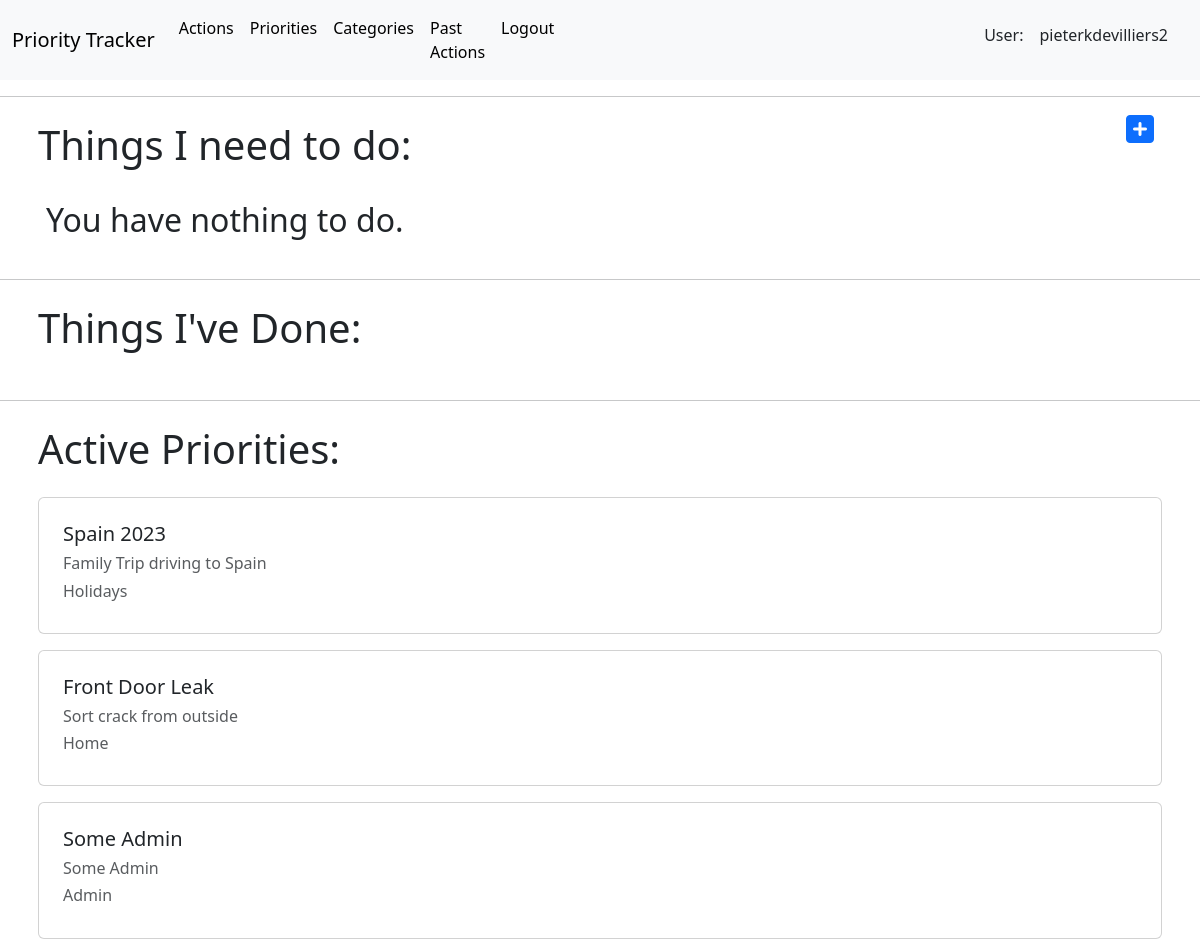
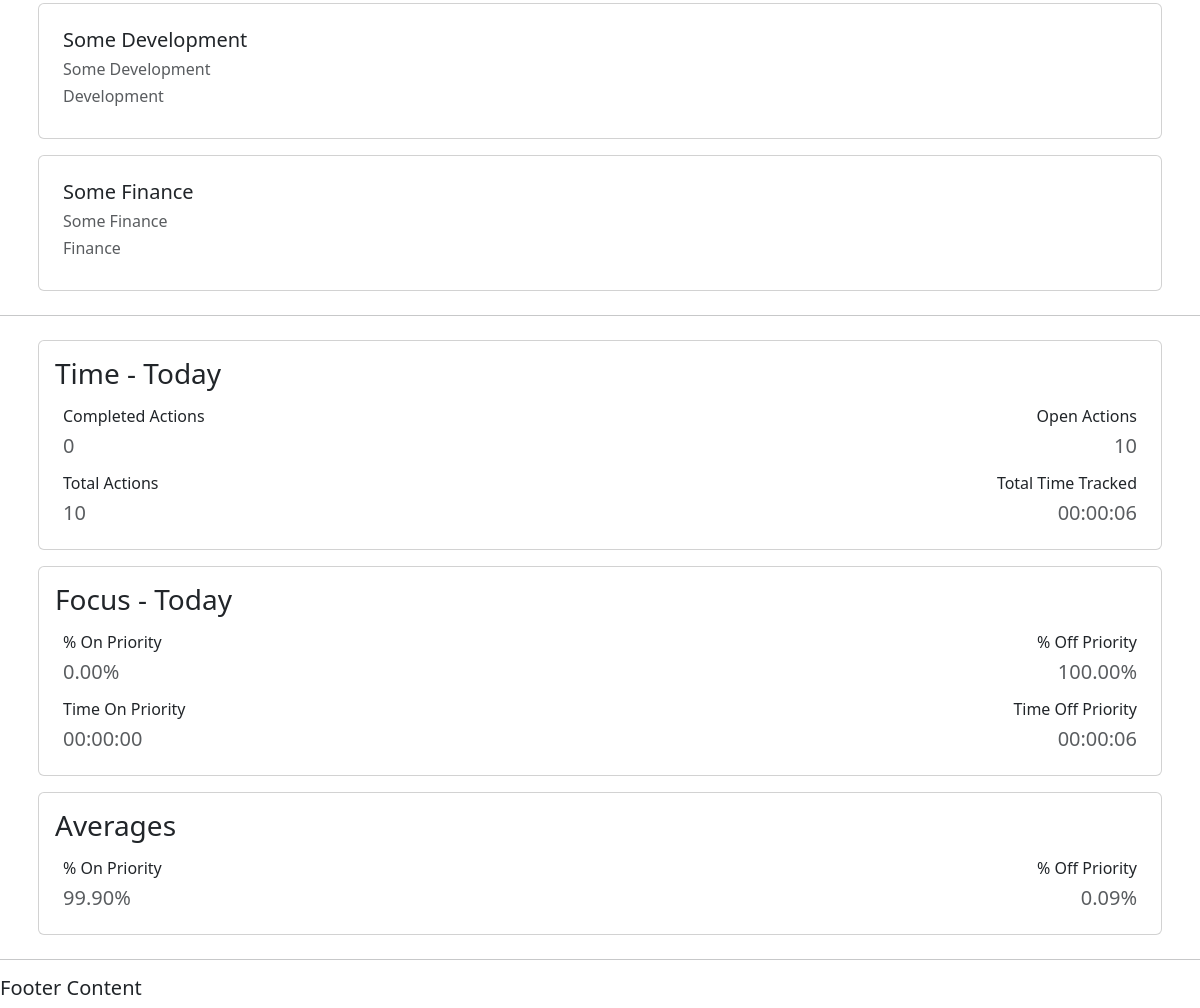
Page /actions/ (signed in) on the earlier database version (2 pictures, top to bottom).
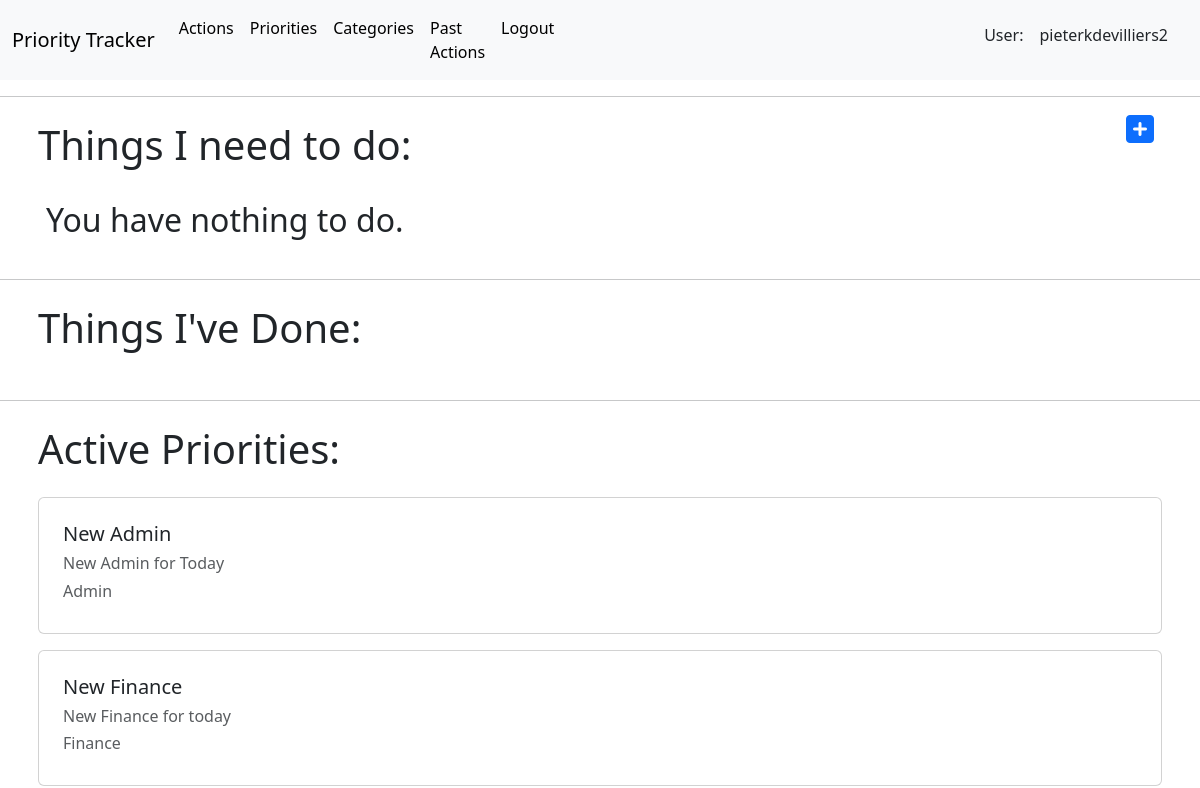
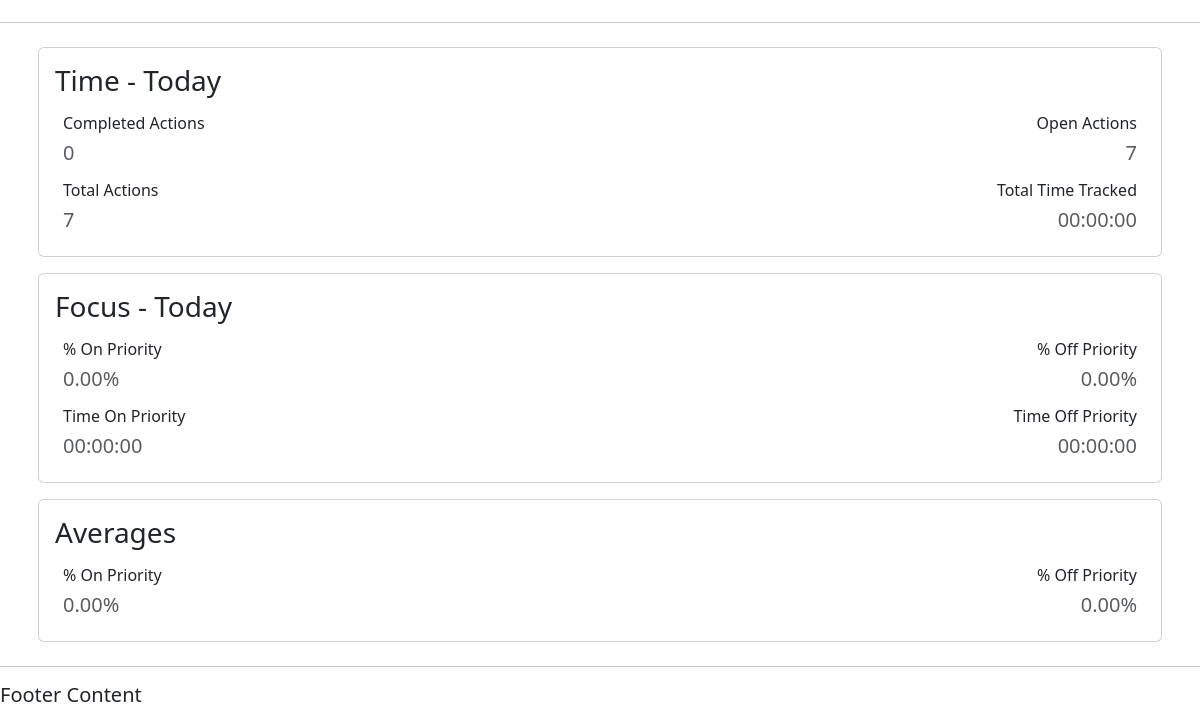
Same page on the later database version (2 pictures, top to bottom).
### actions/models.py (models this page shows, shortened)
class User(AbstractUser):
    email = models.EmailField(unique=True)

class Priority(models.Model):
    title = models.CharField(max_length=50, null=False, blank=False)
    description = models.CharField(max_length=150)
    activeStatus = models.BooleanField(null=False, blank=False, default=True)
    category = models.ForeignKey(
        Category, on_delete=models.CASCADE, null=True, blank=True)
    user = models.ForeignKey(
        settings.AUTH_USER_MODEL, on_delete=models.CASCADE, related_name="priorities", null=True)

class Category(models.Model):
    title = models.CharField(max_length=50, null=False, blank=False)
    description = models.CharField(max_length=150)
    user = models.ForeignKey(
        settings.AUTH_USER_MODEL, on_delete=models.CASCADE, related_name="categories", null=True)
    def __str__(self):
        return str(self.title)

### actions/views.py (the view, shortened to what this page needs)
# urls.py: path('actions/', views.get_action_list, name='get_action_list'),
@login_required(login_url='login')
def get_action_list(request):
    query = date.today()
    completed_actions_count = completed_actions(query)
    open_actions_count = open_actions(query)
    total_actions_count = total_actions(query)
    if total_actions_count > 0:
        total_action_time = tracked_time(query)
        total_seconds = int(tracked_seconds(total_action_time))
        converted_tracked_time = tracked_today(total_seconds)
        on_priority_count = on_priority_actions(query)
        off_priority_count = off_priority_actions(query)
        on_priority_time = on_priority_tracked_time(query)
        off_priority_time = off_priority_tracked_time(query)
        on_priority_seconds = int(tracked_seconds(on_priority_time))
        off_priority_seconds = int(tracked_seconds(off_priority_time))
        converted_on_priority_time = tracked_today(on_priority_seconds)
        converted_off_priority_time = tracked_today(off_priority_seconds)
        on_priority_perc = on_priority_calc(total_seconds, on_priority_seconds)
        off_priority_perc = off_priority_calc(
            total_seconds, off_priority_seconds)
    all_time_tracked = tracked_time_all(query)
    all_time_seconds = int(tracked_seconds(all_time_tracked))
    all_time_on_priority_tracked = on_priority_tracked_all_time(query)
    all_time_off_priority_tracked = off_priority_tracked_all_time(query)
    all_time_on_priority_seconds = int(
            tracked_seconds(all_time_on_priority_tracked))
    all_time_off_priority_seconds = int(
            tracked_seconds(all_time_off_priority_tracked))
    on_priority_perc_all_time = on_priority_calc(
            all_time_seconds, all_time_on_priority_seconds)
    off_priority_perc_all_time = off_priority_calc(
            all_time_seconds, all_time_off_priority_seconds)
    current_user = request.user
    user_id = current_user.id
    username = current_user.username
    actions = Action.objects.all()
    filtered_actions = Action.objects.filter(action_date=query, user=current_user)
    priorities = Priority.objects.all()
    context = {
        "username": username,
        "user_id": user_id,
        "filtered_actions": filtered_actions,
        "priorities": priorities,
        "completed_actions_count": completed_actions_count,
        "open_actions_count": open_actions_count,
        "total_actions_count": total_actions_count,
        "converted_tracked_time": converted_tracked_time,
        "on_priority_perc": on_priority_perc,
        "off_priority_perc": off_priority_perc,
        "converted_on_priority_time": converted_on_priority_time,
        "converted_off_priority_time": converted_off_priority_time,
        "on_priority_perc_all_time": on_priority_perc_all_time,
        "off_priority_perc_all_time": off_priority_perc_all_time,
    }
    return render(request, 'actions/action_list.html', context)

### actions/templates/actions/action_list.html (shortened to what this page needs)
{% extends 'actions/main.html' %}
{% block content %}
<body>
    <div class="container d-flex p-2 justify-content-between flex-row bd-highlight">
        <h1>Things I need to do:</h1>
        <a title="Add Action" class="fa-solid fa-2xl p-2 fa-square-plus" role="button" href="/add-action/"></a>
    </div>
    <div class="container d-flex p-2 flex-column bd-highlight">
        {% for action in filtered_actions %}
        {% if action.done_status == False %}
        <div class="p-2 card bd-highlight open-actions-border">
            <div class="d-flex justify-content-between flex-row bd-highlight">
                <h5 class="card-title bd-highlight">{{ action.title }}</h5>
                <h6 class="card-subtitle bd-highlight">{{ action.tracked_time }}</h6>
            </div>
            <div class="d-flex justify-content-between flex-row bd-highlight">
                <h6 class="text-muted">{{ action.priority }}</h6>
                <h6 class="text-muted">{{ action.category }}</h6>
                <h6 class="text-muted">{{ action.action_date|date:"Y-m-d" }}</h6>
            </div>
            <div class="icon-outer-container">
                <div class="icon-container d-flex justify-content-end">
                    <div class="d-flex justify-content-end col-12">
                        {% if action.tracking_status == False %}
                        <a title="Start Timer" class="fa-solid fa-lg fa-hourglass p-2 bd-highlight" role="button"
                            href="{% url 'start_timer' action.id %}"></a>
                        <a title="Complete Action" class="fa-solid fa-lg fa-check p-2 bd-highlight" role="button"
                            href="{% url 'complete_action' action.id %}"></a>
                        <a title="Update Action" class="fa-solid fa-lg fa-pen-to-square p-2 bd-highlight" role="button"
                            href="{% url 'update_action' action.id %}"></a>
                        <a title="Delete Action" class="fa-solid fa-lg fa-trash p-2 bd-highlight" role="button"
                            href="{% url 'delete_action' action.id %}"></a>
                        {% endif %}
                        {% if action.tracking_status == True %}
                        <a title="Stop Timer" class="fa-solid fa-lg fa-hourglass-end p-2 bd-highlight" role="button"
                            href="{% url 'stop_timer' action.id %}"></a>
                        {% endif %}
                    </div>
                </div>
            </div>
        </div>
    <br>
        {% endif %}
        {% empty %}
        <H2 class="p-2 bd-highlight">You have nothing to do.</H2>
        {% endfor %}
    </div>
        <hr>
    <div class="container d-flex p-2 justify-content-between flex-row bd-highlight">
        <h1>Things I've Done:</h1>
    </div>
    <div>
        <div class="container d-flex p-2 flex-column bd-highlight">
    </div>
    <hr>
        <div class="container d-flex p-2 justify-content-between flex-row bd-highlight">
            <h1>Active Priorities:</h1>
        </div>
        {% for priority in priorities %}
        {% if priority.activeStatus == True %}
        <div class="container d-flex p-2 flex-column bd-highlight">
            <div class="card p-2 bd-highlight">
                <div class="card-body">
                    <h5 class="card-title">{{ priority.title }}</h5>
                    <h6 class="card-text text-muted">{{ priority.description }}</h6>
                    <h6 class="card-title text-muted">{{ priority.category }}</h6>
                </div>
            </div>
        </div>
        {% endif %}
        {% endfor %}
        <hr>
        <div class="container d-flex p-2 flex-column bd-highlight">
            <div class="card p-2 bd-highlight">
                <div class="card-body p-2 bd-highlight">
                    <h3 class="card-title">Time - Today</h3>
                    <div class="p-2 d-flex flex-row bd-highlight justify-content-between">
                        <div>
                            <div class="d-flex justify-content-start">
                                <h6 class="card-title">Completed Actions</h6>
                            </div>
                            <div class="d-flex justify-content-start">
                                <h5 class="card-text text-muted">{{ completed_actions_count }}</h5>
                            </div>
                        </div>
                        <div>
                            <div class="d-flex justify-content-end">
                                <h6 class="card-title">Open Actions</h6>
                            </div>
                            <div class="d-flex justify-content-end">
                                <h5 class="card-text text-muted">{{ open_actions_count }}</h5>
                            </div>
                        </div>
                    </div>
                    <div class="p-2 d-flex justify-content-between flex-row bd-highlight">
                        <div>
                            <div class="d-flex justify-content-start">
                                <h6 class="card-title">Total Actions</h6>
                            </div>
                            <div class="d-flex justify-content-start">
                                <h5 class="card-text text-muted">{{ total_actions_count }}</h5>
                            </div>
                        </div>
                        <div>
                            <div class="d-flex justify-content-end">
                                <h6 class="card-title">Total Time Tracked</h6>
                            </div>
                            <div class="d-flex justify-content-end">
                                <h5 class="card-text text-muted">{{ converted_tracked_time }}</h5>
                            </div>
                        </div>
                    </div>
                </div>
            </div>
        </div>
        <div class="container d-flex p-2 flex-column bd-highlight">
            <div class="card p-2 bd-highlight">
                <div id="today-report" class="card-body p-2 bd-highlight">
                    <h3 class="card-title">Focus - Today</h3>
                    <div class="p-2 d-flex justify-content-between flex-row bd-highlight">
                        <div>
                            <div class="d-flex justify-content-start">
                                <h6 class="card-title">% On Priority</h6>
                            </div>
                            <div class="d-flex justify-content-start">
                                <h5 class="card-text text-muted"><span id="on-priority-perc">{{ on_priority_perc|floatformat:2 }}</span><span>%</span></h5>
                            </div>
                        </div>
                        <div>
                            <div class="d-flex justify-content-end">
                                <h6 class="card-title">% Off Priority</h6>
                            </div>
                            <div class="d-flex justify-content-end">
                                <h5 class="card-text text-muted">{{ off_priority_perc|floatformat:2 }}%</h5>
                            </div>
                        </div>
                    </div>
                    <div class="p-2 d-flex justify-content-between flex-row bd-highlight">
                        <div>
                            <div class="d-flex justify-content-start">
                                <h6 class="card-title">Time On Priority</h6>
                            </div>
                            <div class="d-flex justify-content-start">
                                <h5 class="card-text text-muted">{{ converted_on_priority_time }}</h5>
                            </div>
                        </div>
                        <div>
                            <div class="d-flex justify-content-end">
                                <h6 class="card-title">Time Off Priority</h6>
                            </div>
                            <div class="d-flex justify-content-end">
                                <h5 class="card-text text-muted">{{ converted_off_priority_time }}</h5>
                            </div>
                        </div>
                    </div>
                </div>
            </div>
        </div>
        <div class="container d-flex p-2 flex-column bd-highlight">
            <div class="card p-2 bd-highlight">
                <div id="averages-report" class="card-body p-2 bd-highlight">
                    <h3 class="card-title">Averages</h3>
                    <div class="p-2 d-flex justify-content-between flex-row bd-highlight">
                        <div>
                            <div class="d-flex justify-content-start">
                                <h6 class="card-title">% On Priority</h6>
                            </div>
                            <div class="d-flex justify-content-start">
                                <h5 class="card-text text-muted"><span id="on_priority_perc_all_time">{{ on_priority_perc_all_time|floatformat:2 }}</span><span>%</span></h5>
                            </div>
                        </div>
                        <div>
                            <div class="d-flex justify-content-end">
                                <h6 class="card-title">% Off Priority</h6>
                            </div>
                            <div class="d-flex justify-content-end">
                                <h5 class="card-text text-muted">{{ off_priority_perc_all_time|floatformat:2 }}%</h5>
                            </div>
                        </div>
                    </div>
                </div>
            </div>
        </div>
    </div>
</body>
{% endblock %}

### actions/templates/actions/main.html (shortened to what this page needs)
<!DOCTYPE html>
<html lang="en">
<head>
    {% load static %}
    <link href="https://cdn.jsdelivr.net/npm/bootstrap@5.3.0-alpha1/dist/css/bootstrap.min.css" rel="stylesheet">
    <link href="https://cdnjs.cloudflare.com/ajax/libs/font-awesome/6.2.1/css/all.min.css" rel="stylesheet" type="text/css">
    <link href="{% static 'css/style.css' %}" rel="stylesheet" type="text/css">
</head>
<body>
    <nav class="navbar navbar-expand-lg bg-body-tertiary">
        <div class="container-fluid">
          <a class="navbar-brand" href="#">Priority Tracker</a>
          <div class="collapse navbar-collapse" id="navbarSupportedContent">
            <ul class="navbar-nav me-auto mb-2 mb-lg-0">
              <li class="nav-item">
                <a class="nav-link active" aria-current="page" href="{% url 'get_action_list' %}">Actions</a>
              </li>
              <li class="nav-item">
                <a class="nav-link active" aria-current="page" href="{% url 'get_priorities_list' %}">Priorities</a>
              </li>
              <li class="nav-item">
                <a class="nav-link active" aria-current="page" href="{% url 'get_categories_list' %}">Categories</a>
              </li>
              <li class="nav-item">
                <a id="get-filtered-actions" class="nav-link active" aria-current="page" href="{% url 'get_filtered_action_list' %}">Past Actions</a>
              </li>
              <li class="nav-item">
                <a class="nav-link active" aria-current="page" href="{% url 'logout' %}">Logout</a>
              </li>
            </ul>
          </div>
          <div class="container d-flex justify-content-end">
            <h6 class="p-2">User: </h6>
            <h6 class="p-2">{{ username }}</h6>
          </div>
        </div>
      </nav>
    <hr>
    {% block content %}
    {% endblock %}
    <hr>
    <h5>Footer Content</h5>
</body>
</html>

Differences in the rows shown:
removed Priority: title "Spain 2023", description "Family Trip driving to Spain", category "Holidays"
removed Priority: title "Front Door Leak", description "Sort crack from outside", category "Home"
removed Priority: title "Some Admin", description "Some Admin", category "Admin"
removed Priority: title "Some Development", description "Some Development", category "Development"
removed Priority: title "Some Finance", description "Some Finance", category "Finance"
added Priority: title "New Admin", description "New Admin for Today", category "Admin"
added Priority: title "New Finance", description "New Finance for today", category "Finance"
Other differences:
{{ open_actions_count }}: "10" → "7"
{{ total_actions_count }}: "10" → "7"
{{ converted_tracked_time }}: "00:00:06" → "00:00:00"
{{ off_priority_perc|floatformat:2 }}: "100.00" → "0.00"
{{ converted_off_priority_time }}: "00:00:06" → "00:00:00"
{{ on_priority_perc_all_time|floatformat:2 }}: "99.90" → "0.00"
{{ off_priority_perc_all_time|floatformat:2 }}: "0.09" → "0.00"
